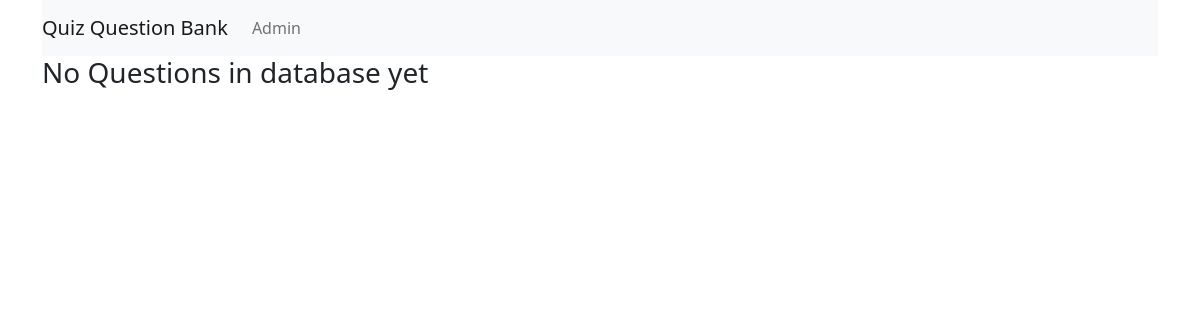
Before: / with the older database file.
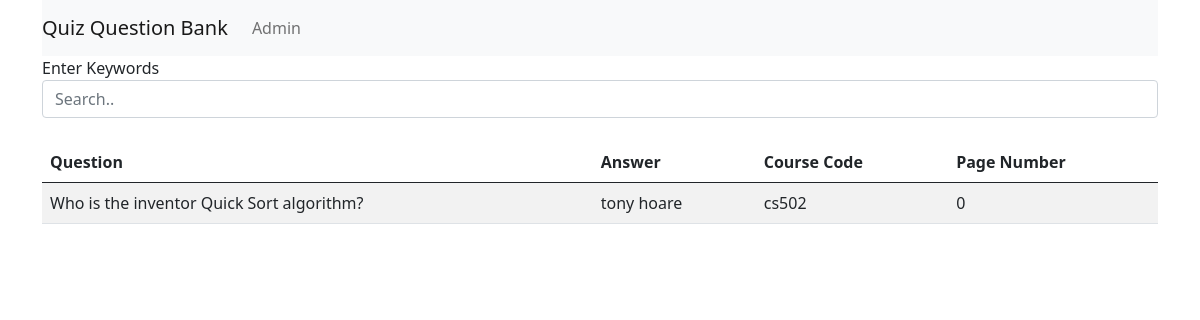
After: the same page with the newer database file.
### questions_bank/models.py (models this page shows, shortened)
class Question(models.Model):
    question = models.CharField(max_length=1000, default="")
    option = models.CharField(max_length=100, default="")
    course_code = models.CharField(max_length=10, default="")
    page_number = models.IntegerField(default=0)

### questions_bank/views.py (the view)
# urls.py: path('', views.index),
def index(request):
    question = Question.objects.all()
    context = {
        "questions": question
    }
    return render(request, "index.html", context=context)

### templates/index.html (shortened to what this page needs)
{% extends "base.html" %}
{% block content %}
    {% if questions %}
        <label for="myInput">Enter Keywords</label>
        <input class="form-control" id="userInputSearch" type="text" placeholder="Search..">
        <br>
        <table class="table table-striped">
        <thead>
        <tr>
            <th>Question</th>
            <th>Answer</th>
            <th>Course Code</th>
            <th>Page Number</th>
        </tr>
        </thead>
        <tbody id="questions">
        {% for qusetion in questions %}
            <tr>
                <td>{{ qusetion.question }}</td>
                <td>{{ qusetion.option }}</td>
                <td>{{ qusetion.course_code }}</td>
                <td>{{ qusetion.page_number }}</td>
            </tr>
        {% endfor %}
        {% else %}
        <h3>No Questions in database yet</h3>
    {% endif %}
</table>
{% endblock content %}

### templates/base.html (shortened to what this page needs)
<!doctype html>
<html lang="en">
<head>
    <link href="https://cdn.jsdelivr.net/npm/bootstrap@5.0.1/dist/css/bootstrap.min.css" rel="stylesheet"
>
</head>
<body>
<div class="container">
    <nav class="navbar navbar-expand-lg navbar-light bg-light">
        <a class="navbar-brand" href=".">Quiz Question Bank</a>
        <div class="collapse navbar-collapse" id="navbarNav">
            <ul class="navbar-nav">
                <li class="nav-item active">
                    <a class="nav-link" href="admin" target="_blank">Admin</a>
                </li>
            </ul>
        </div>
    </nav>
    {% block content %}
    {% endblock content %}
</div>
</body>
</html>

Changed rows visible on the page:
added Question: question "Who is the inventor Quick Sort algorithm?", option "tony hoare", course_code "cs502", page_number "0"
Other visible differences:
text no longer shown: "No Questions in database yet"
text now shown: "Enter Keywords Question Answer Course Code Page Number"
